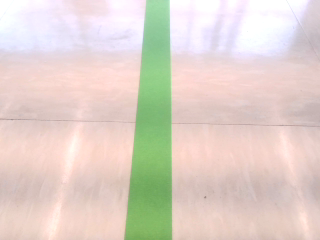
#> input picture temp_Coursework/ME416 - Intro to Robotics/HW4/Code/data/line-train.png, 320 x 240 px, found by its file name
$ python image_dataset.py
#> lines starting #> are read from the running program, lines starting #| are printed output that depends on the picture; after the words box and inside, x2 and y2 are one past the last pixel; in counts of white or black regions, pixels touching at a corner belong together
"""
Provided image dataset
"""


import cv2


BLUE = (255, 0, 0)

train_pos = cv2.imread('/home/jilin/rastic_ws/src/me416_lab/data/line-train.png')
#> train_pos is the input picture: shape (240, 320, 3); mean B, G, R 202.1, 211.2, 224.4
cross_pos = cv2.imread('/home/jilin/rastic_ws/src/me416_lab/data/line-cross-1.png')
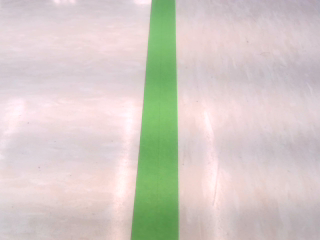
#> input picture temp_Coursework/ME416 - Intro to Robotics/HW4/Code/data/line-cross-1.png, 320 x 240 px, found by its file name
#> cross_pos is the input picture: shape (240, 320, 3); mean B, G, R 197.8, 203.8, 212
test_pos = cv2.imread('/home/jilin/rastic_ws/src/me416_lab/data/line-test.png')
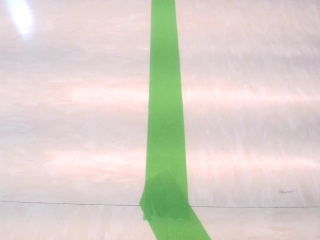
#> input picture temp_Coursework/ME416 - Intro to Robotics/HW4/Code/data/line-test.png, 320 x 240 px, found by its file name
#> test_pos is the input picture: shape (240, 320, 3); mean B, G, R 202.4, 210.9, 218.2
train_neg = cv2.imread('/home/jilin/rastic_ws/src/me416_lab/data/line-train.png')
cross_neg = cv2.imread('/home/jilin/rastic_ws/src/me416_lab/data/line-cross-1.png')
test_neg = cv2.imread('/home/jilin/rastic_ws/src/me416_lab/data/line-test.png')

train_pos_copy = train_pos.copy()
cross_pos_copy = cross_pos.copy()
test_pos_copy = test_pos.copy()
train_neg_copy = train_neg.copy()
cross_neg_copy = cross_neg.copy()
test_neg_copy = test_neg.copy()

cv2.rectangle(train_pos_copy, (149, 0), (168, 239), BLUE)
#> train_pos_copy: shape (240, 320, 3); 0.67% of pixels changed, all inside (x1, y1, x2, y2) = (149, 0, 169, 240)
cv2.imshow('train_pos_copy', train_pos_copy)
cv2.rectangle(cross_pos_copy, (153, 0), (174, 239), BLUE)
#> cross_pos_copy: shape (240, 320, 3); 0.68% of pixels changed, all inside (x1, y1, x2, y2) = (153, 0, 175, 240)
cv2.imshow('cross_pos_copy', cross_pos_copy)
cv2.rectangle(test_pos_copy, (158, 0), (174, 239), BLUE)
#> test_pos_copy: shape (240, 320, 3); 0.66% of pixels changed, all inside (x1, y1, x2, y2) = (158, 0, 175, 240)
cv2.imshow('test_pos_copy', test_pos_copy)
cv2.rectangle(train_neg_copy, (0, 0), (120, 239), BLUE)
#> train_neg_copy: shape (240, 320, 3); 0.93% of pixels changed, all inside (x1, y1, x2, y2) = (0, 0, 121, 240)
cv2.imshow('train_neg_copy', train_neg_copy)
cv2.rectangle(cross_neg_copy, (182, 0), (319, 239), BLUE)
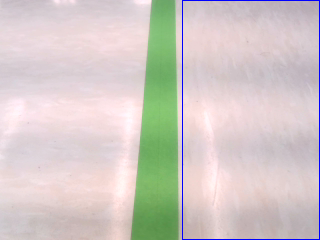
#> cross_neg_copy: shape (240, 320, 3); 0.98% of pixels changed, all inside (x1, y1, x2, y2) = (182, 0, 320, 240)
cv2.imshow('cross_neg_copy', cross_neg_copy)
cv2.rectangle(test_neg_copy, (0, 0), (135, 239), BLUE)
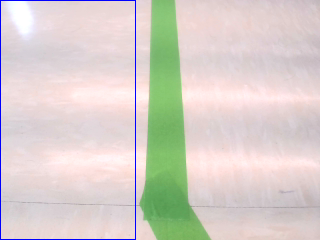
#> test_neg_copy: shape (240, 320, 3); 0.97% of pixels changed, all inside (x1, y1, x2, y2) = (0, 0, 136, 240)
cv2.imshow('test_neg_copy', test_neg_copy)

cv2.waitKey(0)
cv2.destroyAllWindows()

train_pos_save = train_pos[0:240, 149:169]
cv2.cvtColor(src=train_pos_save, dst=train_pos_save, code=cv2.COLOR_BGR2HSV)
#> train_pos_save: shape (240, 20, 3); mean H, S, V 55.9, 92.1, 193.2
cv2.imwrite('train_positive.png', train_pos_save)
cross_pos_save = cross_pos[0:240, 153:175]
cv2.cvtColor(src=cross_pos_save, dst=cross_pos_save, code=cv2.COLOR_BGR2HSV)
#> cross_pos_save: shape (240, 22, 3); mean H, S, V 54.1, 107, 178.3
cv2.imwrite('cross_positive.png', cross_pos_save)
test_pos_save = test_pos[0:240, 158:175]
cv2.cvtColor(src=test_pos_save, dst=test_pos_save, code=cv2.COLOR_BGR2HSV)
cv2.imwrite('test_positive.png', test_pos_save)
train_neg_save = train_neg[0:240, 0:121]
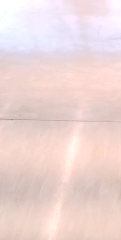
#> train_neg_save: shape (240, 121, 3); mean B, G, R 213.4, 215.4, 237.9
cv2.cvtColor(src=train_neg_save, dst=train_neg_save, code=cv2.COLOR_BGR2HSV)
#> train_neg_save: shape (240, 121, 3); mean H, S, V 41.4, 31.9, 239.7
cv2.imwrite('train_negative.png', train_neg_save)
cross_neg_save = cross_neg[0:240, 182:320]
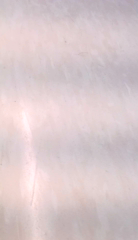
#> cross_neg_save: shape (240, 138, 3); mean B, G, R 204, 201.4, 217.7
cv2.cvtColor(src=cross_neg_save, dst=cross_neg_save, code=cv2.COLOR_BGR2HSV)
#> cross_neg_save: shape (240, 138, 3); mean H, S, V 125.3, 19.4, 217.8
cv2.imwrite('cross_negative.png', cross_neg_save)
test_neg_save = test_neg[0:240, 0:136]
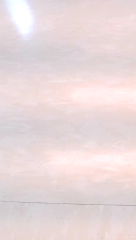
#> test_neg_save: shape (240, 136, 3); mean B, G, R 218.8, 217.7, 232.8
cv2.cvtColor(src=test_neg_save, dst=test_neg_save, code=cv2.COLOR_BGR2HSV)
#> test_neg_save: shape (240, 136, 3); mean H, S, V 88.2, 17.4, 233
cv2.imwrite('test_negative.png', test_neg_save)
